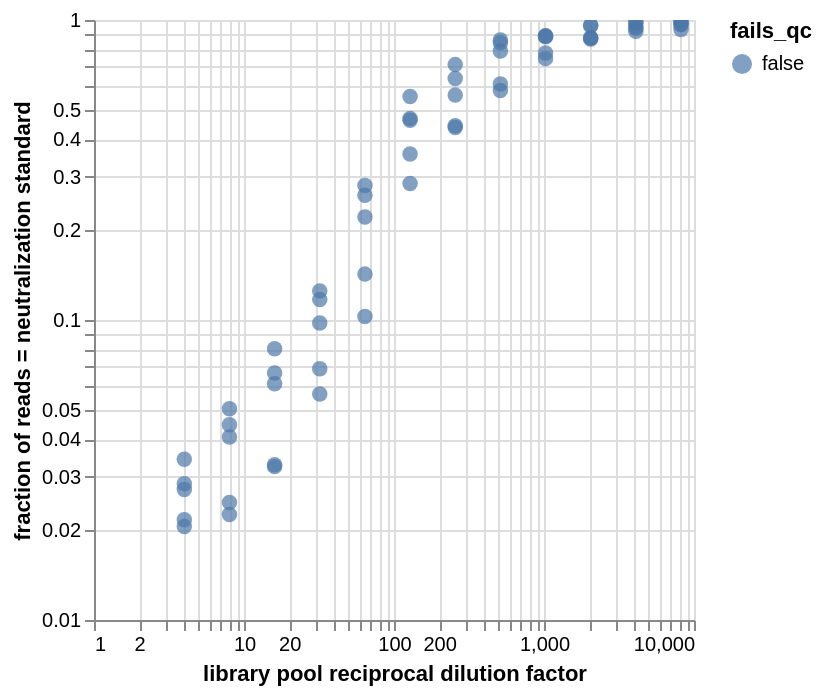

Here is the notebook cell this chart was saved with:
### Code cell
# Scatterplot of the same data as above, plotted by dilution factor
alt.Chart(neut_standard_fracs).mark_circle(size=60).encode(
    alt.X('dilution_factor:Q', 
          scale=alt.Scale(type='log'),
          title='library pool reciprocal dilution factor'),
    alt.Y('neut_standard_frac:Q', 
          scale=alt.Scale(type='log'),
          title='fraction of reads = neutralization standard'),
    color='fails_qc',
    tooltip=['well', 'dilution_factor', 'neut_standard_frac', 'total_count']
).interactive()

### Figure 1 — Vega-Lite specification as saved in the notebook (floating-point values rounded to 4 significant figures)
{"config": {"view": {"continuousWidth": 300, "continuousHeight": 300}}, "data": {"name": "data-46830ba560c46fd831700a2af5f32ed2"}, "mark": {"type": "circle", "size": 60}, "encoding": {"color": {"field": "fails_qc", "type": "nominal"}, "tooltip": [{"field": "well", "type": "nominal"}, {"field": "dilution_factor", "type": "quantitative"}, {"field": "neut_standard_frac", "type": "quantitative"}, {"field": "total_count", "type": "quantitative"}], "x": {"field": "dilution_factor", "scale": {"type": "log"}, "title": "library pool reciprocal dilution factor", "type": "quantitative"}, "y": {"field": "neut_standard_frac", "scale": {"type": "log"}, "title": "fraction of reads = neutralization standard", "type": "quantitative"}}, "params": [{"name": "param_1", "select": {"type": "interval", "encodings": ["x", "y"]}, "bind": "scales"}], "$schema": "https://vega.github.io/schema/vega-lite/v5.16.3.json", "datasets": {"data-46830ba560c46fd831700a2af5f32ed2": [{"well": "A1", "sample_well": "A1-none-4-1 (A1)", "dilution_factor": 4, "total_count": 878981, "neut_standard_count": 17999, "neut_standard_frac": 0.02048, "fails_qc": false}, {"well": "A10", "sample_well": "A10-none-2048-1 (A10)", "dilution_factor": 2048, "total_count": 773492, "neut_standard_count": 668629, "neut_standard_frac": 0.8644, "fails_qc": false}, {"well": "A11", "sample_well": "A11-none-4096-1 (A11)", "dilution_factor": 4096, "total_count": 1261039, "neut_standard_count": 1155412, "neut_standard_frac": 0.9162, "fails_qc": false}, {"well": "A12", "sample_well": "A12-none-8192-1 (A12)", "dilution_factor": 8192, "total_count": 1078116, "neut_standard_count": 1038492, "neut_standard_frac": 0.9632, "fails_qc": false}, {"well": "A2", "sample_well": "A2-none-8-1 (A2)", "dilution_factor": 8, "total_count": 464866, "neut_standard_count": 10452, "neut_standard_frac": 0.02248, "fails_qc": false}, {"well": "A3", "sample_well": "A3-none-16-1 (A3)", "dilution_factor": 16, "total_count": 619303, "neut_standard_count": 20098, "neut_standard_frac": 0.03245, "fails_qc": false}, {"well": "A4", "sample_well": "A4-none-32-1 (A4)", "dilution_factor": 32, "total_count": 555509, "neut_standard_count": 31456, "neut_standard_frac": 0.05663, "fails_qc": false}, {"well": "A5", "sample_well": "A5-none-64-1 (A5)", "dilution_factor": 64, "total_count": 648452, "neut_standard_count": 66643, "neut_standard_frac": 0.1028, "fails_qc": false}, {"well": "A6", "sample_well": "A6-none-128-1 (A6)", "dilution_factor": 128, "total_count": 552387, "neut_standard_count": 157520, "neut_standard_frac": 0.2852, "fails_qc": false}, {"well": "A7", "sample_well": "A7-none-256-1 (A7)", "dilution_factor": 256, "total_count": 827714, "neut_standard_count": 362803, "neut_standard_frac": 0.4383, "fails_qc": false}, {"well": "A8", "sample_well": "A8-none-512-1 (A8)", "dilution_factor": 512, "total_count": 575237, "neut_standard_count": 334807, "neut_standard_frac": 0.582, "fails_qc": false}, {"well": "A9", "sample_well": "A9-none-1024-1 (A9)", "dilution_factor": 1024, "total_count": 639690, "neut_standard_count": 496891, "neut_standard_frac": 0.7768, "fails_qc": false}, {"well": "B1", "sample_well": "B1-none-4-2 (B1)", "dilution_factor": 4, "total_count": 1000921, "neut_standard_count": 21608, "neut_standard_frac": 0.02159, "fails_qc": false}, {"well": "B10", "sample_well": "B10-none-2048-2 (B10)", "dilution_factor": 2048, "total_count": 816165, "neut_standard_count": 711297, "neut_standard_frac": 0.8715, "fails_qc": false}, {"well": "B11", "sample_well": "B11-none-4096-2 (B11)", "dilution_factor": 4096, "total_count": 1133380, "neut_standard_count": 1066045, "neut_standard_frac": 0.9406, "fails_qc": false}, {"well": "B12", "sample_well": "B12-none-8192-2 (B12)", "dilution_factor": 8192, "total_count": 970237, "neut_standard_count": 902613, "neut_standard_frac": 0.9303, "fails_qc": false}, {"well": "B2", "sample_well": "B2-none-8-2 (B2)", "dilution_factor": 8, "total_count": 930480, "neut_standard_count": 22934, "neut_standard_frac": 0.02465, "fails_qc": false}, {"well": "B3", "sample_well": "B3-none-16-2 (B3)", "dilution_factor": 16, "total_count": 753392, "neut_standard_count": 24807, "neut_standard_frac": 0.03293, "fails_qc": false}, {"well": "B4", "sample_well": "B4-none-32-2 (B4)", "dilution_factor": 32, "total_count": 883858, "neut_standard_count": 60834, "neut_standard_frac": 0.06883, "fails_qc": false}, {"well": "B5", "sample_well": "B5-none-64-2 (B5)", "dilution_factor": 64, "total_count": 681556, "neut_standard_count": 96938, "neut_standard_frac": 0.1422, "fails_qc": false}, {"well": "B6", "sample_well": "B6-none-128-2 (B6)", "dilution_factor": 128, "total_count": 837589, "neut_standard_count": 299679, "neut_standard_frac": 0.3578, "fails_qc": false}, {"well": "B7", "sample_well": "B7-none-256-2 (B7)", "dilution_factor": 256, "total_count": 971872, "neut_standard_count": 431318, "neut_standard_frac": 0.4438, "fails_qc": false}, {"well": "B8", "sample_well": "B8-none-512-2 (B8)", "dilution_factor": 512, "total_count": 893356, "neut_standard_count": 546940, "neut_standard_frac": 0.6122, "fails_qc": false}, {"well": "B9", "sample_well": "B9-none-1024-2 (B9)", "dilution_factor": 1024, "total_count": 584940, "neut_standard_count": 434858, "neut_standard_frac": 0.7434, "fails_qc": false}, {"well": "C1", "sample_well": "C1-none-4-1 (C1)", "dilution_factor": 4, "total_count": 930459, "neut_standard_count": 26465, "neut_standard_frac": 0.02844, "fails_qc": false}, {"well": "C10", "sample_well": "C10-none-2048-1 (C10)", "dilution_factor": 2048, "total_count": 698824, "neut_standard_count": 668964, "neut_standard_frac": 0.9573, "fails_qc": false}, {"well": "C11", "sample_well": "C11-none-4096-1 (C11)", "dilution_factor": 4096, "total_count": 1210638, "neut_standard_count": 1147350, "neut_standard_frac": 0.9477, "fails_qc": false}, {"well": "C12", "sample_well": "C12-none-8192-1 (C12)", "dilution_factor": 8192, "total_count": 877856, "neut_standard_count": 872766, "neut_standard_frac": 0.9942, "fails_qc": false}, {"well": "C2", "sample_well": "C2-none-8-1 (C2)", "dilution_factor": 8, "total_count": 923598, "neut_standard_count": 41303, "neut_standard_frac": 0.04472, "fails_qc": false}, {"well": "C3", "sample_well": "C3-none-16-1 (C3)", "dilution_factor": 16, "total_count": 840883, "neut_standard_count": 55984, "neut_standard_frac": 0.06658, "fails_qc": false}, {"well": "C4", "sample_well": "C4-none-32-1 (C4)", "dilution_factor": 32, "total_count": 680645, "neut_standard_count": 79596, "neut_standard_frac": 0.1169, "fails_qc": false}, {"well": "C5", "sample_well": "C5-none-64-1 (C5)", "dilution_factor": 64, "total_count": 1064732, "neut_standard_count": 298900, "neut_standard_frac": 0.2807, "fails_qc": false}, {"well": "C6", "sample_well": "C6-none-128-1 (C6)", "dilution_factor": 128, "total_count": 883057, "neut_standard_count": 409201, "neut_standard_frac": 0.4634, "fails_qc": false}, {"well": "C7", "sample_well": "C7-none-256-1 (C7)", "dilution_factor": 256, "total_count": 839454, "neut_standard_count": 535926, "neut_standard_frac": 0.6384, "fails_qc": false}, {"well": "C8", "sample_well": "C8-none-512-1 (C8)", "dilution_factor": 512, "total_count": 821283, "neut_standard_count": 689234, "neut_standard_frac": 0.8392, "fails_qc": false}, {"well": "C9", "sample_well": "C9-none-1024-1 (C9)", "dilution_factor": 1024, "total_count": 902333, "neut_standard_count": 798934, "neut_standard_frac": 0.8854, "fails_qc": false}, {"well": "D1", "sample_well": "D1-none-4-2 (D1)", "dilution_factor": 4, "total_count": 888935, "neut_standard_count": 24189, "neut_standard_frac": 0.02721, "fails_qc": false}, {"well": "D10", "sample_well": "D10-none-2048-2 (D10)", "dilution_factor": 2048, "total_count": 1043993, "neut_standard_count": 908986, "neut_standard_frac": 0.8707, "fails_qc": false}, {"well": "D11", "sample_well": "D11-none-4096-2 (D11)", "dilution_factor": 4096, "total_count": 1030623, "neut_standard_count": 1007700, "neut_standard_frac": 0.9778, "fails_qc": false}, {"well": "D12", "sample_well": "D12-none-8192-2 (D12)", "dilution_factor": 8192, "total_count": 507862, "neut_standard_count": 492265, "neut_standard_frac": 0.9693, "fails_qc": false}, {"well": "D2", "sample_well": "D2-none-8-2 (D2)", "dilution_factor": 8, "total_count": 864932, "neut_standard_count": 35214, "neut_standard_frac": 0.04071, "fails_qc": false}, {"well": "D3", "sample_well": "D3-none-16-2 (D3)", "dilution_factor": 16, "total_count": 814036, "neut_standard_count": 49877, "neut_standard_frac": 0.06127, "fails_qc": false}, {"well": "D4", "sample_well": "D4-none-32-2 (D4)", "dilution_factor": 32, "total_count": 998177, "neut_standard_count": 97600, "neut_standard_frac": 0.09778, "fails_qc": false}, {"well": "D5", "sample_well": "D5-none-64-2 (D5)", "dilution_factor": 64, "total_count": 881701, "neut_standard_count": 194367, "neut_standard_frac": 0.2204, "fails_qc": false}, {"well": "D6", "sample_well": "D6-none-128-2 (D6)", "dilution_factor": 128, "total_count": 841639, "neut_standard_count": 395337, "neut_standard_frac": 0.4697, "fails_qc": false}, {"well": "D7", "sample_well": "D7-none-256-2 (D7)", "dilution_factor": 256, "total_count": 967316, "neut_standard_count": 543525, "neut_standard_frac": 0.5619, "fails_qc": false}, {"well": "D8", "sample_well": "D8-none-512-2 (D8)", "dilution_factor": 512, "total_count": 748672, "neut_standard_count": 590589, "neut_standard_frac": 0.7888, "fails_qc": false}, {"well": "D9", "sample_well": "D9-none-1024-2 (D9)", "dilution_factor": 1024, "total_count": 850636, "neut_standard_count": 752052, "neut_standard_frac": 0.8841, "fails_qc": false}, {"well": "F1", "sample_well": "F1-none-4-2 (F1)", "dilution_factor": 4, "total_count": 897707, "neut_standard_count": 30842, "neut_standard_frac": 0.03436, "fails_qc": false}, {"well": "F10", "sample_well": "F10-none-2048-2 (F10)", "dilution_factor": 2048, "total_count": 1050658, "neut_standard_count": 1009875, "neut_standard_frac": 0.9612, "fails_qc": false}, {"well": "F11", "sample_well": "F11-none-4096-2 (F11)", "dilution_factor": 4096, "total_count": 1390728, "neut_standard_count": 1363901, "neut_standard_frac": 0.9807, "fails_qc": false}, {"well": "F12", "sample_well": "F12-none-8192-2 (F12)", "dilution_factor": 8192, "total_count": 948646, "neut_standard_count": 933255, "neut_standard_frac": 0.9838, "fails_qc": false}, {"well": "F2", "sample_well": "F2-none-8-2 (F2)", "dilution_factor": 8, "total_count": 894663, "neut_standard_count": 45245, "neut_standard_frac": 0.05057, "fails_qc": false}, {"well": "F3", "sample_well": "F3-none-16-2 (F3)", "dilution_factor": 16, "total_count": 808419, "neut_standard_count": 64873, "neut_standard_frac": 0.08025, "fails_qc": false}, {"well": "F4", "sample_well": "F4-none-32-2 (F4)", "dilution_factor": 32, "total_count": 887914, "neut_standard_count": 111016, "neut_standard_frac": 0.125, "fails_qc": false}, {"well": "F5", "sample_well": "F5-none-64-2 (F5)", "dilution_factor": 64, "total_count": 970524, "neut_standard_count": 252749, "neut_standard_frac": 0.2604, "fails_qc": false}, {"well": "F6", "sample_well": "F6-none-128-2 (F6)", "dilution_factor": 128, "total_count": 930045, "neut_standard_count": 517286, "neut_standard_frac": 0.5562, "fails_qc": false}, {"well": "F7", "sample_well": "F7-none-256-2 (F7)", "dilution_factor": 256, "total_count": 891810, "neut_standard_count": 633264, "neut_standard_frac": 0.7101, "fails_qc": false}, {"well": "F8", "sample_well": "F8-none-512-2 (F8)", "dilution_factor": 512, "total_count": 859063, "neut_standard_count": 736450, "neut_standard_frac": 0.8573, "fails_qc": false}, {"well": "F9", "sample_well": "F9-none-1024-2 (F9)", "dilution_factor": 1024, "total_count": 458173, "neut_standard_count": 402983, "neut_standard_frac": 0.8795, "fails_qc": false}]}}
